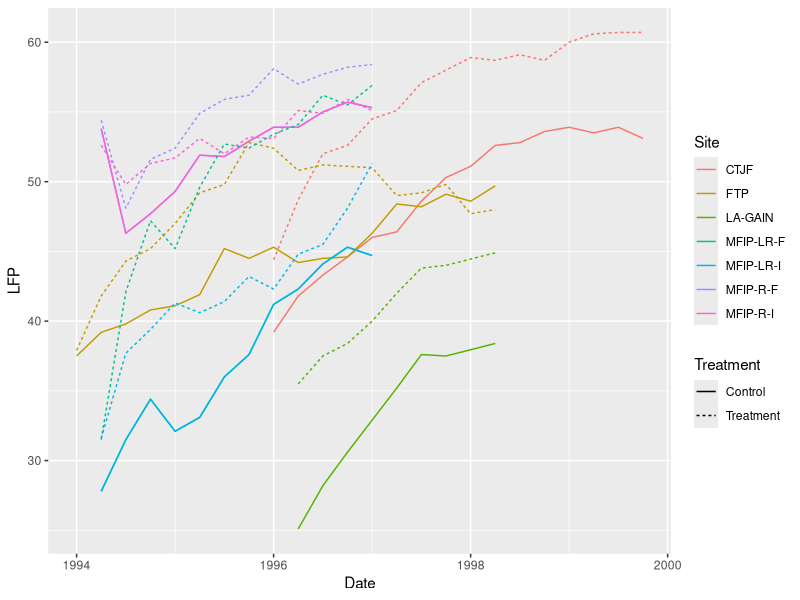
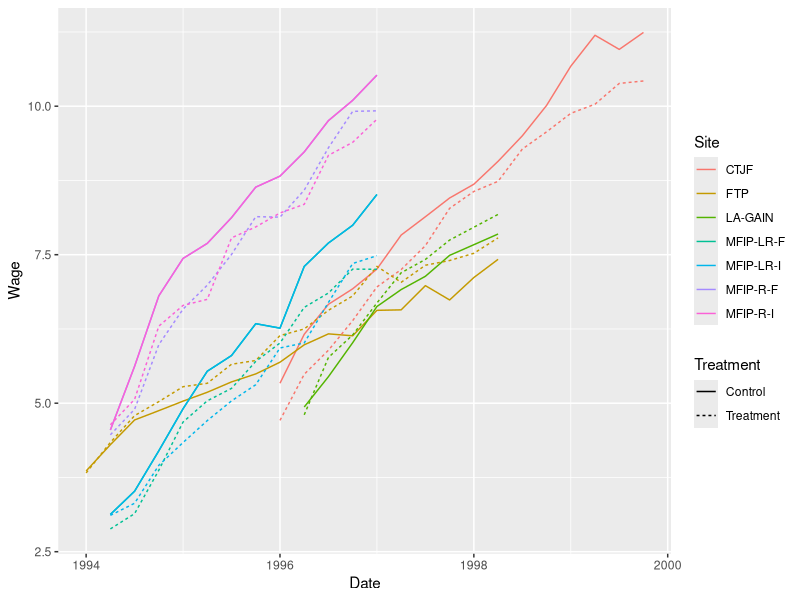
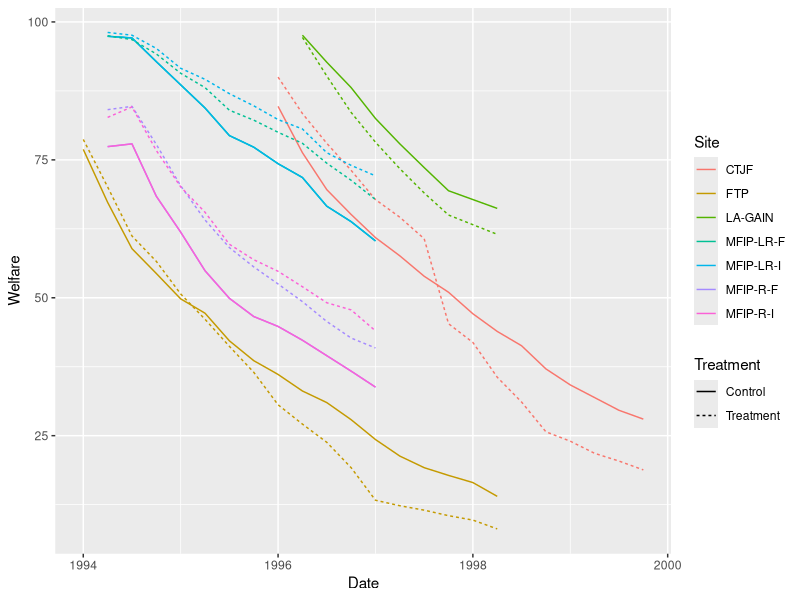
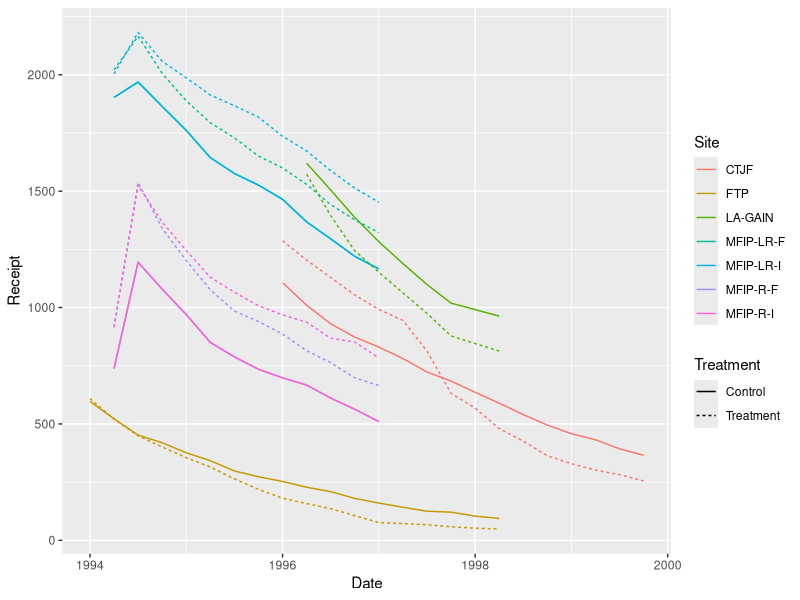

Recreate these plots in R, in order. (Note: this script raises an error after producing the figures.)
setwd("~/GitHub/welfare-meta-study/Code/")
library(dplyr)
library(ggplot2)

D <- read.csv("../Data/QuarterlyData.csv")
D$Date <- D$Year + D$Quarter*0.25
D$Wage <- D$Earnings/D$LFP*100/(12*30)

D <- D[1:180,]

g1 = ggplot(D,aes(x=Date,y=LFP,linetype=Treatment,color=Site)) + geom_line()
g2 = ggplot(D,aes(x=Date,y=Wage,linetype=Treatment,color=Site)) + geom_line()
g3 = ggplot(D,aes(x=Date,y=Welfare,linetype=Treatment,color=Site)) + geom_line()
g4 = ggplot(D,aes(x=Date,y=Receipt,linetype=Treatment,color=Site)) + geom_line()
g7 = ggplot(D,aes(x=Date,y=FoodStamps,linetype=Treatment,color=Site)) + geom_line()

d1 <- D[D$Treatment=="Control",]
d2 <- D[D$Treatment=="Treatment",]
d1$TE <- d2$Wage - d1$Wage
d1$TE_emp <- d2$LFP - d1$LFP

d1 <- d1 %>% group_by(Site,Treatment) %>% mutate(Time = Date - Year[1])
g5 = ggplot(d1,aes(x=Time,y=TE,color=Site)) + geom_line()
g6 = ggplot(d1,aes(x=Time,y=TE_emp,color=Site)) + geom_line()

ggsave("Plot_LFP.png",g1)
ggsave("Plot_Wage.png",g2)
ggsave("Plot_Welfare.png",g3)
ggsave("Plot_Receipt.png",g4)


D <- read.csv("../Data/ChildOutcomes.csv")

d0 <- D[D$Treatment=="C",]
d1 <- D[D$Treatment!="C",]
d0 <- d0 %>% melt(c("Site","Treatment","YearOfMeasurement","Age.at.Measurement"))
d0 <- rename_(d0,value0 = "value")
d1 <- d1 %>% melt(c("Site","Treatment","YearOfMeasurement","Age.at.Measurement")) %>%
  select(-"Treatment")
d2 <- merge(d0,d1)

d2$TE <- d2$value - d2$value0
